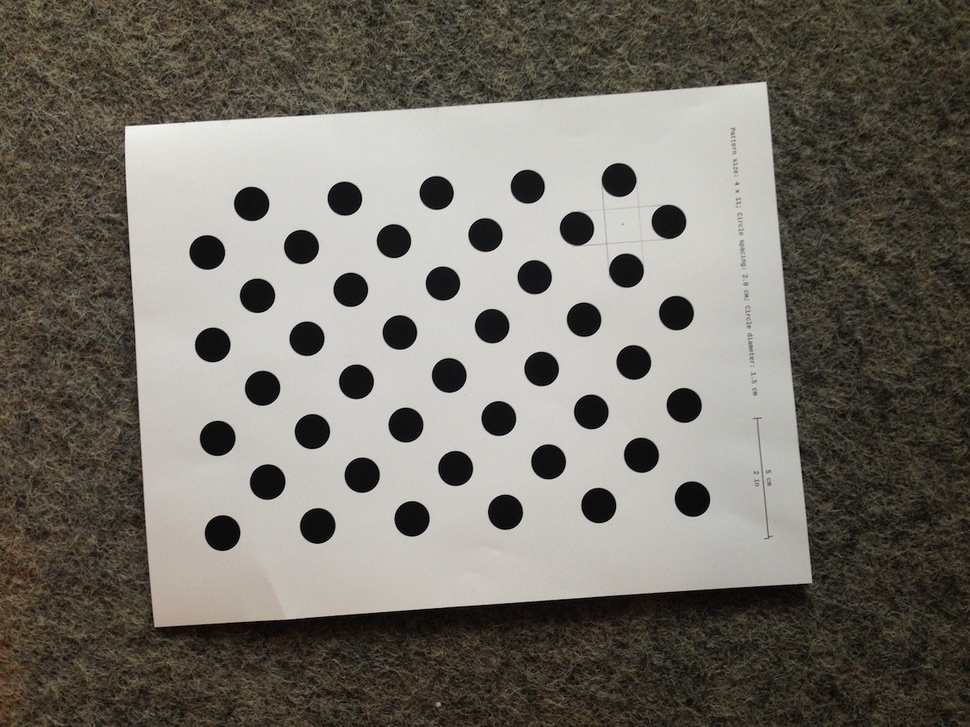
//> input picture cvFindCirclesGrid/asset/marker0.jpg, 970 x 727 px, shrunk from 1200 x 900 before the run
$ ./main   (built with g++ and OpenCV 4)
//> lines starting //> are read from the running program, lines starting //| are printed output that depends on the picture; after the words box and inside, x2 and y2 are one past the last pixel; in counts of white or black regions, pixels touching at a corner belong together
//
//  main.cpp
//  cvFindCirclesGrid
//
//  Created by Zhao He on 4/24/15.
//  Copyright (c) 2015 Zhao He. All rights reserved.
//

#include <iostream>
#include <opencv2/core/core.hpp>
#include <opencv2/calib3d/calib3d.hpp>
#include <opencv2/highgui/highgui.hpp>
#include <opencv2/imgproc/imgproc.hpp>

using namespace std;
using namespace cv;

// download circle grid pattern at
// http://nerian.com/products/sp1-stereo-vision/patterns/

int main(int argc, const char * argv[])
{
    Mat img;
    Mat gray;
    vector<Point2f> centers;
    string img_file = "asset/marker0.jpg";
    Size patternsize = Size(4, 11);

    // 1. read image and convert to grayscale
    img = imread(img_file);
//> img is the input picture: 727 rows x 970 cols, CV_8UC3; mean B, G, R 103.3, 111.6, 115.7
    cvtColor(img, gray, CV_RGB2GRAY);

    // 2. find centers in asymmetric circle grid
    bool patternfound = findCirclesGrid(gray, patternsize, centers, CALIB_CB_ASYMMETRIC_GRID);
//> centers = 44 Points (x, y), first 12: [222.1, 532.6], [217.2, 437.9], [212.3, 344.5], [206.8, 252], [267.2, 481.6], [262.1, 387.8], [257, 295.3], [251.2, 203.4], [317.2, 525.5], [311.9, 431.1], [306.5, 338.3], [301, 246.5]; patternfound = true

    // 3. draw centers on the image
    namedWindow( "window", WINDOW_AUTOSIZE );
    drawChessboardCorners(img, patternsize, Mat(centers), patternfound);
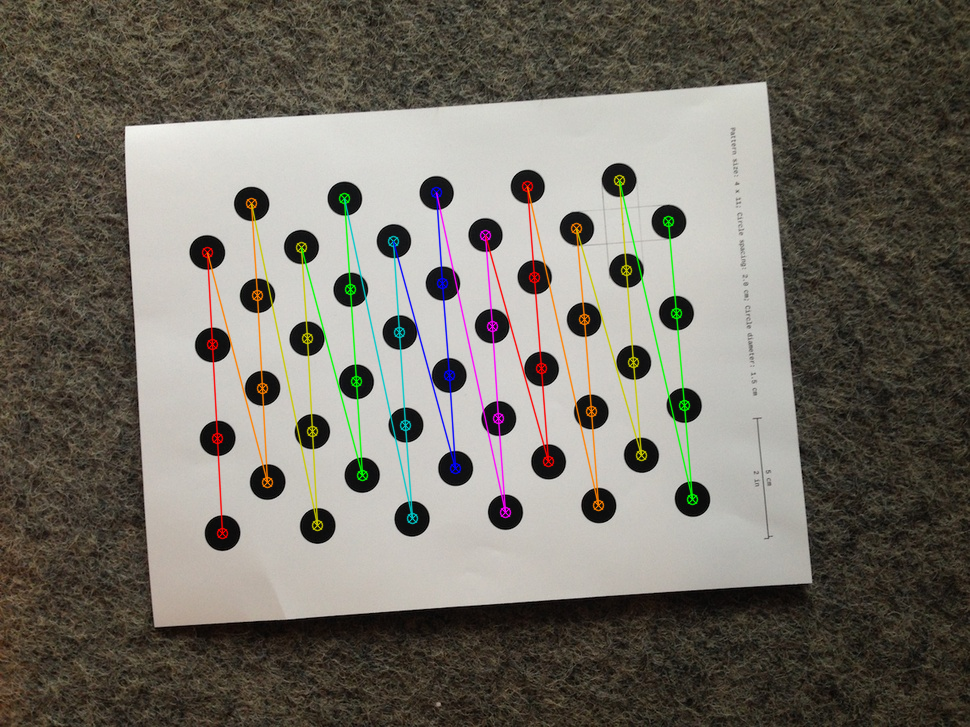
//> img: 727 rows x 970 cols, CV_8UC3; 2.95% of pixels changed, all inside (x1, y1, x2, y2) = (201, 174, 699, 540)
    imshow("window", img);

    // 4. output center coordinates
    cout << patternfound << endl << endl;
//| 1
    for (auto c: centers) cout << c << endl;
//> this loop made 44 passes
//| [222.072, 532.626]
//| [217.192, 437.894]
//| [212.285, 344.487]
//| [206.808, 251.975]
//| [267.209, 481.588]
//| [262.103, 387.758]
//| [256.999, 295.256]
//| [251.196, 203.436]
//> (output is shown up to pass 8 of 44)

    waitKey();
    return 0;
}
